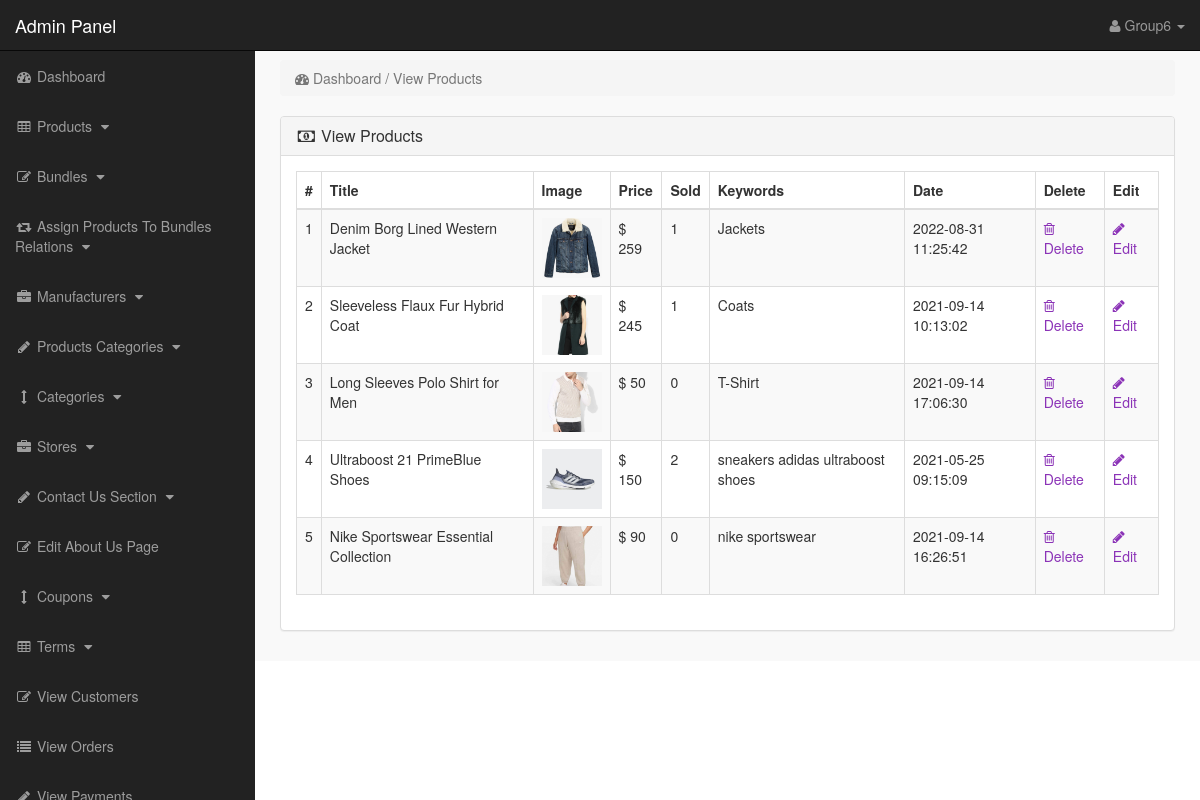
The page /admin_area/index.php?view_products (signed in) on the database as committed earlier.
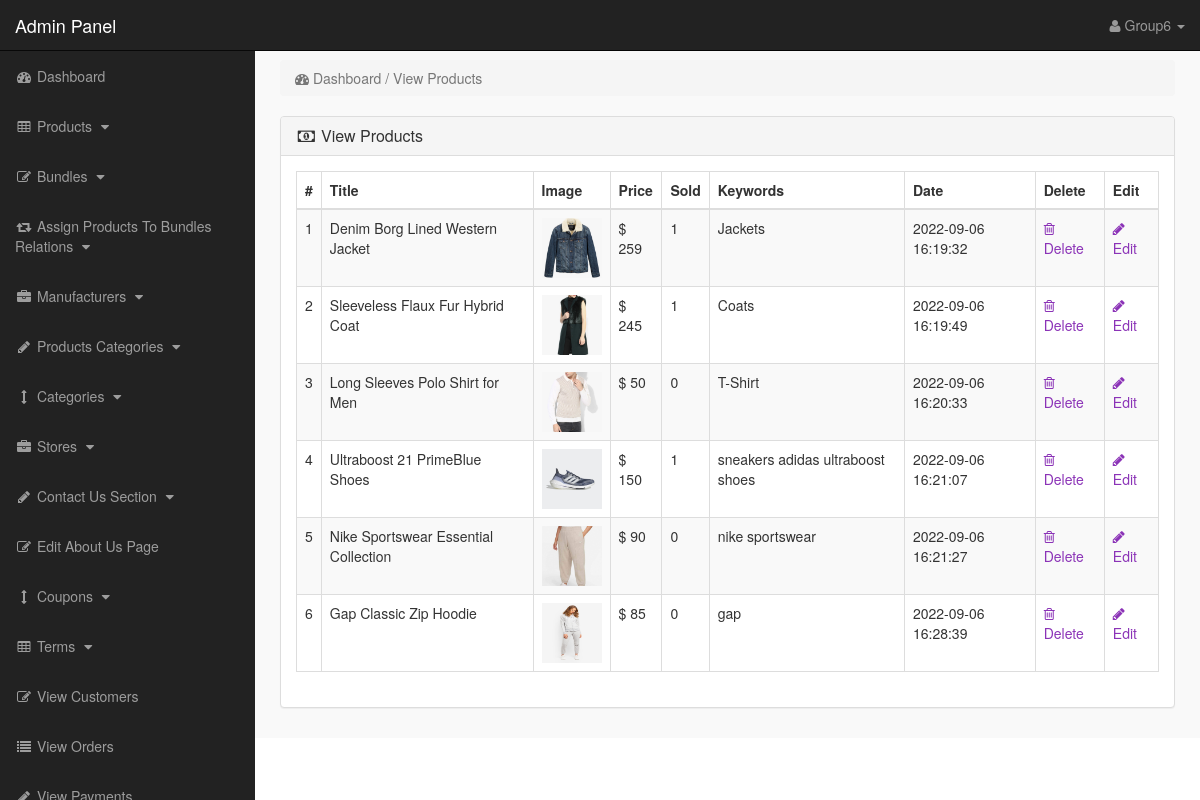
The same page on the database as committed later.
### tables this page shows
CREATE TABLE `products` (
  `product_id` int(10) NOT NULL,
  `p_cat_id` int(10) NOT NULL,
  `cat_id` int(10) NOT NULL,
  `manufacturer_id` int(10) NOT NULL,
  `date` timestamp NOT NULL DEFAULT current_timestamp() ON UPDATE current_timestamp(),
  `product_title` text NOT NULL,
  `product_url` text NOT NULL,
  `product_img1` text NOT NULL,
  `product_img2` text NOT NULL,
  `product_img3` text NOT NULL,
  `product_price` int(10) NOT NULL,
  `product_psp_price` int(100) NOT NULL,
  `product_desc` text NOT NULL,
  `product_features` text NOT NULL,
  `product_video` text NOT NULL,
  `product_keywords` text NOT NULL,
  `product_label` text NOT NULL,
  `status` varchar(255) NOT NULL
);

### admin_area/view_products.php (the view)
<?php
if(!isset($_SESSION['admin_email'])){
echo "<script>window.open('login.php','_self')</script>";
}
else {
?>
<div class="row">
<div class="col-lg-12" >
<ol class="breadcrumb" >
<li class="active" >
<i class="fa fa-dashboard"></i> Dashboard / View Products
</li>
</ol>
</div>
</div>
<div class="row" >
<div class="col-lg-12" >
<div class="panel panel-default" >
<div class="panel-heading" >
<h3 class="panel-title" >
<i class="fa fa-money fa-fw" ></i> View Products
</h3>
</div>
<div class="panel-body" >
<div class="table-responsive" >
<table class="table table-bordered table-hover table-striped" >
<thead>
<tr>
<th>#</th>
<th>Title</th>
<th>Image</th>
<th>Price</th>
<th>Sold</th>
<th>Keywords</th>
<th>Date</th>
<th>Delete</th>
<th>Edit</th>
</tr>
</thead>
<tbody>
<?php
$i = 0;
$get_pro = "select * from products where status='product'";
$run_pro = mysqli_query($con,$get_pro);
while($row_pro=mysqli_fetch_array($run_pro)){
$pro_id = $row_pro['product_id'];
$pro_title = $row_pro['product_title'];
$pro_image = $row_pro['product_img1'];
$pro_price = $row_pro['product_price'];
$pro_keywords = $row_pro['product_keywords'];
$pro_date = $row_pro['date'];
$i++;
?>
<tr>
<td><?php echo $i; ?></td>
<td><?php echo $pro_title; ?></td>
<td><img src="product_images/<?php echo $pro_image; ?>" width="60" height="60"></td>
<td>$ <?php echo $pro_price; ?></td>
<td>
<?php
$get_sold = "select * from pending_orders where product_id='$pro_id'";
$run_sold = mysqli_query($con,$get_sold);
$count = mysqli_num_rows($run_sold);
echo $count;
?>
</td>
<td> <?php echo $pro_keywords; ?> </td>
<td><?php echo $pro_date; ?></td>
<td>
<a href="index.php?delete_product=<?php echo $pro_id; ?>">
<i class="fa fa-trash-o"> </i> Delete
</a>
</td>
<td>
<a href="index.php?edit_product=<?php echo $pro_id; ?>">
<i class="fa fa-pencil"> </i> Edit
</a>
</td>
</tr>
<?php } ?>
</tbody>
</table>
</div>
</div>
</div>
</div>
</div>
<?php } ?>

### admin_area/index.php (shortened to what this page needs)
<?php
include("includes/db.php");
if(!isset($_SESSION['admin_email'])){
echo "<script>window.open('login.php','_self')</script>";
}
else {
?>
<?php
$admin_session = $_SESSION['admin_email'];
$get_admin = "select * from admins  where admin_email='$admin_session'";
$run_admin = mysqli_query($con,$get_admin);
$row_admin = mysqli_fetch_array($run_admin);
$admin_name = $row_admin['admin_name'];
?>
<!DOCTYPE html>
<html>
<head>
<link href="css/bootstrap.min.css" rel="stylesheet">
<link href="css/style.css" rel="stylesheet">
<link href="font-awesome/css/font-awesome.min.css" rel="stylesheet" >
</head>
<body>
<div id="wrapper">
<?php include("includes/sidebar.php");  ?>
<div id="page-wrapper">
<div class="container-fluid">
<?php
if(isset($_GET['view_products'])){
include("view_products.php");
}
?>
</div>
</div>
</div>
</body>
</html>
<?php } ?>

### admin_area/includes/sidebar.php (shortened to what this page needs)
<?php
if(!isset($_SESSION['admin_email'])){
echo "<script>window.open('login.php','_self')</script>";
}
else {
?>
<nav class="navbar navbar-inverse navbar-fixed-top" >
<div class="navbar-header" >
<a class="navbar-brand" href="index.php?dashboard" >Admin Panel</a>
</div>
<ul class="nav navbar-right top-nav" >
<li class="dropdown" >
<a href="#" class="dropdown-toggle" data-toggle="dropdown" >
<i class="fa fa-user" ></i>
<?php echo $admin_name; ?> <b class="caret" ></b>
</a>
</li>
</ul>
<div class="collapse navbar-collapse navbar-ex1-collapse">
<ul class="nav navbar-nav side-nav">
<li>
<a href="index.php?dashboard">
<i class="fa fa-fw fa-dashboard"></i> Dashboard
</a>
</li>
<li>
<a href="#" data-toggle="collapse" data-target="#products">
<i class="fa fa-fw fa-table"></i> Products
<i class="fa fa-fw fa-caret-down"></i>
</a>
</li>
<li>
<a href="#" data-toggle="collapse" data-target="#bundles">
<i class="fa fa-fw fa-edit"></i> Bundles
<i class="fa fa-fw fa-caret-down"></i>
</a>
</li>
<li>
<a href="#" data-toggle="collapse" data-target="#relations">
<i class="fa fa-fw fa-retweet"></i> Assign Products To Bundles Relations
<i class="fa fa-fw fa-caret-down"></i>
</a>
</li>
<li>
<a href="#" data-toggle="collapse" data-target="#manufacturers">
<i class="fa fa-fw fa-briefcase"></i> Manufacturers
<i class="fa fa-fw fa-caret-down"></i>
</a>
</li>
<li>
<a href="#" data-toggle="collapse" data-target="#p_cat">
<i class="fa fa-fw fa-pencil"></i> Products Categories
<i class="fa fa-fw fa-caret-down"></i>
</a>
</li>
<li>
<a href="#" data-toggle="collapse" data-target="#cat">
<i class="fa fa-fw fa-arrows-v"></i> Categories
<i class="fa fa-fw fa-caret-down"></i>
</a>
</li>
<li>
<a href="#" data-toggle="collapse" data-target="#store">
<i class="fa fa-fw fa-briefcase"></i> Stores
<i class="fa fa-fw fa-caret-down"></i>
</a>
</li>
<li>
<a href="#" data-toggle="collapse" data-target="#contact_us">
<i class="fa fa-fw fa-pencil"> </i> Contact Us Section
<i class="fa fa-fw fa-caret-down"></i>
</a>
</li>
<li>
<a href="index.php?edit_about_us">
<i class="fa fa-fw fa-edit"></i> Edit About Us Page
</a>
</li>
<li>
<a href="#" data-toggle="collapse" data-target="#coupons">
<i class="fa fa-fw fa-arrows-v"></i> Coupons
<i class="fa fa-fw fa-caret-down"></i>
</a>
</li>
<li>
<a href="#" data-toggle="collapse" data-target="#terms" >
<i class="fa fa-fw fa-table"></i> Terms
<i class="fa fa-fw fa-caret-down"></i>
</a>
</li>
<li>
<a href="index.php?view_customers">
<i class="fa fa-fw fa-edit"></i> View Customers
</a>
</li>
<li>
<a href="index.php?view_orders">
<i class="fa fa-fw fa-list"></i> View Orders
</a>
</li>
<li>
<a href="index.php?view_payments">
<i class="fa fa-fw fa-pencil"></i> View Payments
</a>
</li>
</ul>
</div>
</nav>
<?php } ?>

### admin_area/css/style.css (style rules this page uses)
body { margin-top:100px; }
@media (min-width: 768px) { body { margin-top:50px; } }
#wrapper { padding-left:0; }
#page-wrapper { width:100%; padding:0; background-color:#F9F9F9; }
@media (min-width: 768px) { #wrapper { padding-left:255px; } }
@media (min-width: 768px) { #page-wrapper { padding:10px; } }
.top-nav { padding:0 15px; }
.top-nav>li { display:inline-block; float:left; }
.top-nav>li>a { padding-top:15px; padding-bottom:15px; line-height:20px; color:#999; }
@media (min-width: 768px) { .side-nav { position:fixed; top:51px; width:255px; border-radius:0; overflow-y:auto; background-color: #222; bottom:0; overflow-x:hidden; padding-bottom:40px; } }
@media (min-width: 768px) { .side-nav>li>a { width:255px; } }
.panel-body { border-radius:5px; }

Rows that differ between the two databases and show on the page:
changed products "Denim Borg Lined Western Jacket": date "2022-08-31 11:25:42" → "2022-09-06 16:19:32"
changed products "Sleeveless Flaux Fur Hybrid Coat": date "2021-09-14 10:13:02" → "2022-09-06 16:19:49"
changed products "Long Sleeves Polo Shirt for Men": date "2021-09-14 17:06:30" → "2022-09-06 16:20:33"
changed products "Ultraboost 21 PrimeBlue Shoes": count "2" → "1"; date "2021-05-25 09:15:09" → "2022-09-06 16:21:07"
changed products "Nike Sportswear Essential Collection": date "2021-09-14 16:26:51" → "2022-09-06 16:21:27"
added products: product_title "Gap Classic Zip Hoodie", product_img1 (picture), product_price "85", count "0", product_keywords "gap", date "2022-09-06 16:28:39"
